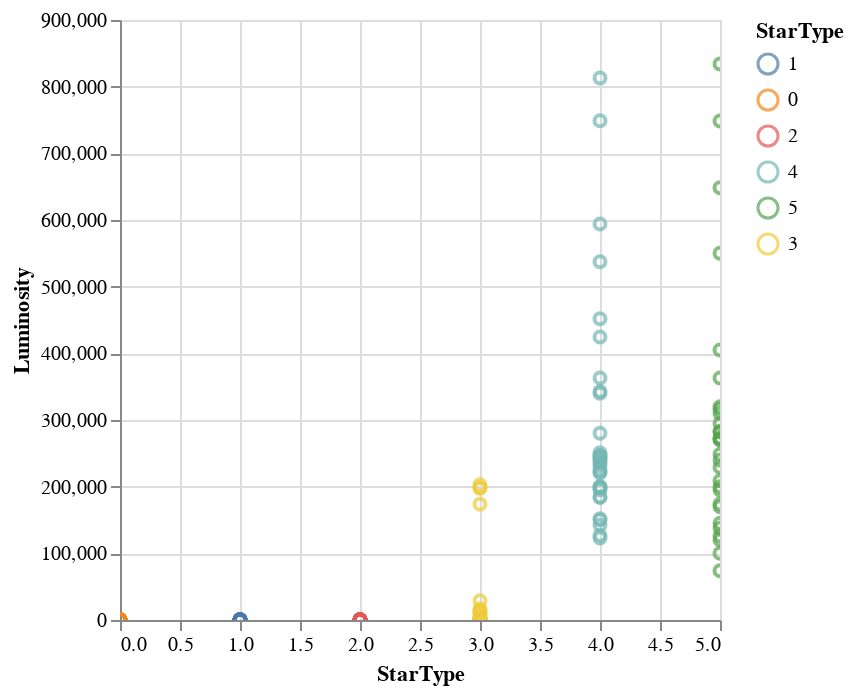

The code cell stored with this chart in its notebook:
### Code cell
DeepnoteChart(data, """{"mark":{"clip":true,"type":"point","tooltip":true},"config":{"legend":{}},"$schema":"https://vega.github.io/schema/vega-lite/v5.json","encoding":{"x":{"sort":null,"type":"quantitative","field":"StarType","scale":{"type":"linear","zero":false}},"y":{"sort":null,"type":"quantitative","field":"Luminosity","scale":{"type":"linear","zero":false}},"color":{"sort":null,"type":"nominal","field":"StarType","scale":{"scheme":"tableau10"}}}}""")

### Figure 1 — Vega-Lite specification as saved in the notebook (floating-point values rounded to 4 significant figures; data arrays with more than 128 entries replaced by an {"elided": "..."} marker saying what was removed)
{"mark": {"clip": true, "type": "point", "tooltip": true}, "config": {"legend": {}}, "$schema": "https://vega.github.io/schema/vega-lite/v5.json", "encoding": {"x": {"sort": null, "type": "quantitative", "field": "StarType", "scale": {"type": "linear", "zero": false}}, "y": {"sort": null, "type": "quantitative", "field": "Luminosity", "scale": {"type": "linear", "zero": false}}, "color": {"sort": null, "type": "nominal", "field": "StarType", "scale": {"scheme": "tableau10"}}}, "data": {"values": {"elided": "192 records"}}}
